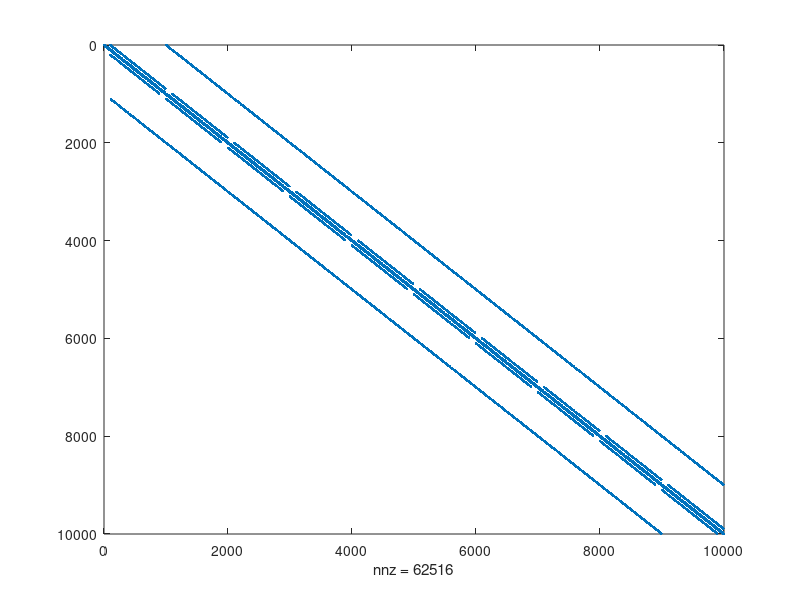

This chart was generated by the following MATLAB code: (Note: this script raises an error after producing the figure.)
function hitchhiking()

    WA = 1.1;
    Wa = 0.9;
    r = 0.2;
    size=10;
    
    %(1)AB, (2)Ab, (3)aB, (4)ab
    birthdeathmat = birthdeathv3(size,WA,Wa,r);
    spy(birthdeathmat)
    %get probability of absorbption
    [V,D,W] = eig(full(birthdeathmat));
    absorbmatrix = sparse(size^4,size^4);
    for i = 1:size^4
        if(D(i,i)==1)
            elem = find(V(:,i) == 1);
            absorbmatrix(elem,:) = W(:,i)*(1/W(elem,i));
        end
    end
    
    save('absorbmat.mat', 'absorbmatrix');
end

function absorbtionmatrix()
    for n = 2:size
        %get rescue / hitchhiking but conditioned on fixation.
        vec = absorbmatrix(:,mat2elem(1,n,size,1,size));
        FA = 0;
        for i = 2:size^4 % skip the first state (0,0,0,0)
            if(vec(i) ~= 0)
                [AB,Ab,aB,ab] = elem2mat(i,size);
                [FAtemp] = projectF(AB-1,Ab-1,aB-1,ab-1,s,r,10);
                FA = FA+vec(i)*FAtemp/(1-vec(1)); %FAB/(FAB+FAb)
                %Fa = Fa+vec(i)*Fatemp/(1-vec(1));
            end
        end

        %FA
    end
end

function realizations(birthdeathmat)
        
    %realization
    mc = dtmc(transpose(birthdeathmat));
    t=100;
    out=simulate(mc,t,'X0',initialvec(1,3,size,1,size));
    matout = zeros(t,4);
    for i = 1:t
        [AB,Ab,aB,ab]=elem2mat(out(i),size);
        matout(i,:) = [AB,Ab,aB,ab];
    end
    
    plot(matout)
    dlmwrite("data/test.csv",matout)   
end

function FA = projectFAfromMatrix(size,mat)
    %get probability of absorbption
    [V,D,W] = eig(full(mat));
    absorbmatrix = sparse(size^4,size^4);
    for i = 1:size^4
        if(D(i,i)==1)
            elem = find(V(:,i) == 1);
            absorbmatrix(elem,:) = W(:,i)*(1/W(elem,i));
        end
    end
    
    %get rescue / hitchhiking but conditioned on fixation.
    vec = absorbmatrix(:,mat2elem(1,2,size,1,size));
    FA = 0;
    for i = 2:size^4 % skip the first state (0,0,0,0)
        if(vec(i) ~= 0)
            [AB,Ab,aB,ab] = elem2mat(i,size);
            [FAtemp] = projectF(AB-1,Ab-1,aB-1,ab-1,s,r,10);
            FA = FA+vec(i)*FAtemp/(1-vec(1)); %FAB/(FAB+FAb)
            %Fa = Fa+vec(i)*Fatemp/(1-vec(1));
        end
    end
    
    FA

end

function [E, V, MA, Ma] = data(t,initvec,powermat,size)
    resol = 100;
    
    temppower = eye(size^4);
    E = zeros(t,4);
    V = zeros(t,4);
    MA = zeros(t,resol);
    Ma = zeros(t,resol);
    
    for tt = 1:t
        vec = temppower*initvec;
        for i = 1: size^4
            [k,l,m,n] = elem2mat(i,size);
            E(tt,1) = E(tt,1) + (k-1)*vec(i);
            E(tt,2) = E(tt,2) + (l-1)*vec(i);
            E(tt,3) = E(tt,3) + (m-1)*vec(i);
            E(tt,4) = E(tt,4) + (n-1)*vec(i);
            V(tt,1) = V(tt,1) + (k-1)*(k-1)*vec(i);
            V(tt,2) = V(tt,2) + (l-1)*(l-1)*vec(i);
            V(tt,3) = V(tt,3) + (m-1)*(m-1)*vec(i);
            V(tt,4) = V(tt,4) + (n-1)*(n-1)*vec(i);
            
            %full prob dist for F
            if((k-1)+(l-1) ~= 0)
                %fixation of A occurred
                if(k-1 == 0)
                    MA(tt,1) = MA(tt,1) + vec(i);
                else
                    MA(tt,ceil(((k-1)/((k-1)+(l-1)))*resol)) =  MA(tt,ceil(((k-1)/((k-1)+(l-1)))*resol)) + vec(i);
                end
            else
                %no fixation of A occurred
                MA(tt,1) = MA(tt,1) + vec(i);
            end

            if((m-1)+(n-1) ~= 0)
                %fixation of A occurred
                if(m-1 == 0)
                    Ma(tt,1) = Ma(tt,1) + vec(i);
                else
                    Ma(tt,ceil(((m-1)/((m-1)+(n-1)))*resol)) =  Ma(tt,ceil(((m-1)/((m-1)+(n-1)))*resol)) + vec(i);
                end
            else
                %no fixation of A occurred
                Ma(tt,1) = Ma(tt,1) + vec(i);
            end
        end
        
        V(tt,1) = V(tt,1) - (E(tt,1)*E(tt,1));
        V(tt,2) = V(tt,2) - (E(tt,2)*E(tt,2));
        V(tt,3) = V(tt,3) - (E(tt,3)*E(tt,3));
        V(tt,4) = V(tt,4) - (E(tt,4)*E(tt,4));
                
        temppower = temppower*powermat;
    end
end

function vec = initialvec(AB,Ab,aB,ab,size)
vec = zeros(size^4,1);
vec(mat2elem(AB,Ab,aB,ab,size)) = 1;
end

function matrix = birthdeathv2(size, WA, Wa, r)
    matrix = sparse(size^4,size^4);
    for AB = 1:size
        for Ab = 1:size
            for aB = 1:size
                for ab = 1:size
                    if(AB~=size && Ab~= size) %process ends if AB || Ab == size
                        sum=AB+Ab+aB+ab-4;
                        temp = 0;
                        if(sum~=0)
                            fAB=(AB-1)/sum;
                            fAb=(Ab-1)/sum;
                            faB=(aB-1)/sum;
                            fab=(ab-1)/sum;
                            D=(fAB*fab-fAb*faB);
                            dAB=fAB-r*D;
                            dAb=fAb+r*D;
                            daB=faB+r*D;
                            dab=fab-r*D;
                            %Calculate temp
                            if(AB ~= 1)
                            temp = temp + (AB-1)*WA*0.1;
                            end
                            if(Ab ~= 1)
                            temp = temp + (Ab-1)*WA*0.1;
                            end
                            if(aB ~= 1)
                            temp = temp + (aB-1)*Wa*0.1;
                            end
                            if(ab ~= 1)
                            temp = temp + (ab-1)*Wa*0.1;
                            end
                            if(AB ~= size)
                            temp = temp + (fAB-r*(fAB*fab-fAb*faB));
                            end
                            if(Ab ~= size)
                            temp = temp + (fAb+r*(fAB*fab-fAb*faB));
                            end
                            if(aB ~= size)
                            temp = temp + (faB+r*(fAB*fab-fAb*faB));
                            end
                            if(ab ~= size)
                            temp = temp + (fab-r*(fAB*fab-fAb*faB));
                            end

                            %actual probabilities conditioned on either birth
                            %or death happening.
                            if(temp ~= 0)                           
                                if(AB ~= 1)
                                matrix(mat2elem(AB-1,Ab,aB,ab,size),mat2elem(AB,Ab,aB,ab,size)) = fAB ; 
                                end
                                if(Ab ~= 1)
                                matrix(mat2elem(AB,Ab-1,aB,ab,size),mat2elem(AB,Ab,aB,ab,size)) = (Ab-1)*WA*0.1/temp; 
                                end
                                if(aB ~= 1)
                                matrix(mat2elem(AB,Ab,aB-1,ab,size),mat2elem(AB,Ab,aB,ab,size)) = (aB-1)*Wa*0.1/temp; 
                                end
                                if(ab ~= 1)
                                matrix(mat2elem(AB,Ab,aB,ab-1,size),mat2elem(AB,Ab,aB,ab,size)) = (ab-1)*Wa*0.1/temp;
                                end

                                if(AB ~= size)
                                matrix(mat2elem(AB+1,Ab,aB,ab,size),mat2elem(AB,Ab,aB,ab,size)) = ((fAB-r*(fAB*fab-fAb*faB))/temp); 
                                end
                                if(Ab ~= size)
                                matrix(mat2elem(AB,Ab+1,aB,ab,size),mat2elem(AB,Ab,aB,ab,size)) = ((fAb+r*(fAB*fab-fAb*faB))/temp); 
                                end
                                if(aB ~= size)
                                matrix(mat2elem(AB,Ab,aB+1,ab,size),mat2elem(AB,Ab,aB,ab,size)) = ((faB+r*(fAB*fab-fAb*faB))/temp); 
                                end
                                if(ab ~= size)
                                matrix(mat2elem(AB,Ab,aB,ab+1,size),mat2elem(AB,Ab,aB,ab,size)) = ((fab-r*(fAB*fab-fAb*faB))/temp); 
                                end
                            else
                                matrix(mat2elem(AB,Ab,aB,ab,size),mat2elem(AB,Ab,aB,ab,size)) = 1;
                            end
                        end
                    else
                    %if AB == size || Ab == size
                    matrix(mat2elem(AB,Ab,aB,ab,size),mat2elem(AB,Ab,aB,ab,size)) = 1;
                    end                    
                end
            end
        end
    end
    
    matrix(1,1) = 1;
    
end

function matrix = birthdeathv3(size, WA, Wa, r)
    matrix = sparse(size^4,size^4);
    for AB = 1:size
        for Ab = 1:size
            for aB = 1:size
                for ab = 1:size
                    if(AB~=size && Ab~= size) %process ends if AB || Ab == size
                        sum=AB+Ab+aB+ab-4;
                        if(sum~=0)
                            fAB=(AB-1)/sum;
                            fAb=(Ab-1)/sum;
                            faB=(aB-1)/sum;
                            fab=(ab-1)/sum;
                            D=(fAB*fab-fAb*faB);
                            dAB=fAB-r*D;
                            dAb=fAb+r*D;
                            daB=faB+r*D;
                            dab=fab-r*D;
                            deathAB=2-WA;
                            deathAb=2-WA;
                            deathaB=2-Wa;
                            deathab=2-Wa;
                            weightedsumdeath = (fAB*deathAB+fAb*deathAb+faB*deathaB+fab*deathab);
                            Pbirth=1/(1+weightedsumdeath);
                            Pdeath=1-Pbirth;
                            if(AB ~= 1)
                            matrix(mat2elem(AB-1,Ab,aB,ab,size),mat2elem(AB,Ab,aB,ab,size)) = Pdeath*(fAB*deathAB)/(weightedsumdeath);
                            end
                            if(Ab ~= 1)
                            matrix(mat2elem(AB,Ab-1,aB,ab,size),mat2elem(AB,Ab,aB,ab,size)) = Pdeath*(fAb*deathAb)/(weightedsumdeath); 
                            end
                            if(aB ~= 1)
                            matrix(mat2elem(AB,Ab,aB-1,ab,size),mat2elem(AB,Ab,aB,ab,size)) = Pdeath*(faB*deathaB)/(weightedsumdeath);
                            end
                            if(ab ~= 1)
                            matrix(mat2elem(AB,Ab,aB,ab-1,size),mat2elem(AB,Ab,aB,ab,size)) = Pdeath*(fab*deathab)/(weightedsumdeath);
                            end

                            matrix(mat2elem(AB+1,Ab,aB,ab,size),mat2elem(AB,Ab,aB,ab,size)) = Pbirth*dAB; 
                            matrix(mat2elem(AB,Ab+1,aB,ab,size),mat2elem(AB,Ab,aB,ab,size)) = Pbirth*dAb;                                 
                            if(aB ~= size)
                                matrix(mat2elem(AB,Ab,aB+1,ab,size),mat2elem(AB,Ab,aB,ab,size)) = Pbirth*daB; 
                            else
                                matrix(mat2elem(AB,Ab,aB,ab,size),mat2elem(AB,Ab,aB,ab,size)) = Pbirth*daB;                                 
                            end
                            if(ab ~= size)
                                matrix(mat2elem(AB,Ab,aB,ab+1,size),mat2elem(AB,Ab,aB,ab,size)) = Pbirth*dab; 
                            else
                                matrix(mat2elem(AB,Ab,aB,ab,size),mat2elem(AB,Ab,aB,ab,size)) = matrix(mat2elem(AB,Ab,aB,ab,size),mat2elem(AB,Ab,aB,ab,size)) + Pbirth*dab;                                 
                            end
                        else
                            matrix(mat2elem(AB,Ab,aB,ab,size),mat2elem(AB,Ab,aB,ab,size)) = 1;
                        end
                    else
                    %if AB == size || Ab == size
                    matrix(mat2elem(AB,Ab,aB,ab,size),mat2elem(AB,Ab,aB,ab,size)) = 1;
                    end                    
                end
            end
        end
    end
    matrix(1,1) = 1;
    
end

function index = mat2elem(i,j,k,l,N)
index = (l-1)*N*N*N+(k-1)*N*N+(j-1)*N+i;
end

function [i,j,k,l] = elem2mat(index, N)
    i = mod(index-1,N)+1;
    j = mod(floor((index-1)/(N)),N)+1;
    k = mod(floor((index-1)/(N*N)),N)+1;
    l = mod(floor((index-1)/(N*N*N)),N)+1;
end

function [FA] = projectF(AB,Ab,aB,ab,s,r,t)
    sum = AB+Ab+aB+ab;
    fAB = AB/sum;
    fAb = Ab/sum;
    faB = aB/sum;
    fab = ab/sum;
    for i = 1:t
        Wbar = fAB*(1+s)+fAb*(1+s)+faB+fab;
        fABn=(fAB*fAB*(1+s)^2+fAB*faB*(1+s)+fAB*fAb*(1+s)^2+fAB*fab*(1+s)*(1-r)+faB*fAb*(1+s)*r)/(Wbar^2);
        fAbn=(fAb*fAb*(1+s)^2+fAb*fab*(1+s)+fAb*fAB*(1+s)^2+fAB*fab*(1+s)*r+faB*fAb*(1+s)*(1-r))/(Wbar^2);
        faBn=(faB*faB+faB*fab+faB*fAB*(1+s)+fAB*fab*(1+s)*r+faB*fAb*(1+s)*(1-r))/(Wbar^2);
        fabn=(fab*fab+fab*faB+fab*fAb*(1+s)+fAB*fab*(1+s)*(1-r)+faB*fAb*(1+s)*r)/(Wbar^2);
        fAB = fABn;
        fAb = fAbn;
        faB = faBn;
        fab = fabn;
    end
    FA = fAB/(fAB+fAb);
    %Fa = faB/(faB+fab);
end

% CODE GRAVEYARD

function [i,j,k,l] = multinomial(AB,Ab,aB,ab,ABn,Abn,aBn,abn,wA,wa,r)
    sum = AB+Ab+aB+ab;
    if(sum ~= 0)
        %initialize
        fAB=AB/sum;
        fAb=Ab/sum;
        faB=aB/sum;
        fab=ab/sum;
        Wbar=(fAB+fAb)*wA+(faB+fab)*wa;

        %selection
        fABs = fAB*wA/Wbar;
        fAbs = fAb*wA/Wbar;
        faBs = faB*wa/Wbar;
        fabs = fab*wa/Wbar;

        %recombination
        D = fABs*fabs-fAbs*faBs;
        fABr = fABs - r*D;
        fAbr = fAbs + r*D;
        faBr = faBs + r*D;
        fabr = fabs - r*D;

        %multinomial
        fABr^ABn*fAbr^Abn*faB^aBn*faBr^aBn*fabr^abn*nchoosek(n,k);

        
    end
    
end

function matrix = recombinationMatrix(size, rec,dt)
    matrix = sparse(size^4,size^4);
    for AB = 1:size
        for Ab = 1:size
            for aB = 1:size
                for ab = 1:size
                    sum=AB+Ab+aB+ab-4;
                    temp =0;
                    if(AB ~= size && Ab ~= 1 && aB ~= 1 && ab ~= size)
                    matrix(mat2elem(AB+1,Ab-1,aB-1,ab+1,size), mat2elem(AB,Ab,aB,ab,size)) = (Ab-1)*(aB-1)*dt*rec; temp = temp + (Ab-1)*(aB-1)*dt*rec;
                    end
                    if(AB ~= 1 && Ab ~= size && aB ~= size && ab ~= 1)
                    matrix(mat2elem(AB-1,Ab+1,aB+1,ab-1,size), mat2elem(AB,Ab,aB,ab,size)) = (AB-1)*(ab-1)*dt*rec; temp = temp + (AB-1)*(ab-1)*dt*rec;                 
                    end
                    
                    if(sum ~= 0)
                    matrix(mat2elem(AB,Ab,aB,ab,size), mat2elem(AB,Ab,aB,ab,size)) = 1-temp;
                    end
                end
            end
        end
    end
    
    matrix(1,1) = 1;
    
end

function matrix = selectionMatrix(size, bA, dA, ba, da, dt)
    matrix = sparse(size^4,size^4);
    for AB = 1:size
        for Ab = 1:size
            for aB = 1:size
                for ab = 1:size
                    sum=AB+Ab+aB+ab-4;
                    temp = 0;
                    if(AB ~= 1)
                    matrix(mat2elem(AB-1,Ab,aB,ab,size),mat2elem(AB,Ab,aB,ab,size)) = (AB-1)*dt*dA; temp=temp+(AB-1)*dt*dA;
                    end
                    if(Ab ~= 1)
                    matrix(mat2elem(AB,Ab-1,aB,ab,size),mat2elem(AB,Ab,aB,ab,size)) = (Ab-1)*dt*dA; temp=temp+(Ab-1)*dt*dA;
                    end
                    if(aB ~= 1)
                    matrix(mat2elem(AB,Ab,aB-1,ab,size),mat2elem(AB,Ab,aB,ab,size)) = (aB-1)*dt*da; temp=temp+(aB-1)*dt*da;
                    end
                    if(ab ~= 1)
                    matrix(mat2elem(AB,Ab,aB,ab-1,size),mat2elem(AB,Ab,aB,ab,size)) = (ab-1)*dt*da; temp=temp+(ab-1)*dt*da;
                    end
                    
                    if(AB ~= 1 && AB ~= size)
                    matrix(mat2elem(AB+1,Ab,aB,ab,size),mat2elem(AB,Ab,aB,ab,size)) = (AB-1)*dt*bA; temp=temp+(AB-1)*dt*bA;
                    end
                    if(Ab ~= 1 && Ab ~= size)
                    matrix(mat2elem(AB,Ab+1,aB,ab,size),mat2elem(AB,Ab,aB,ab,size)) = (Ab-1)*dt*bA; temp=temp+(Ab-1)*dt*bA;
                    end
                    if(aB ~= 1 && aB ~= size)
                    matrix(mat2elem(AB,Ab,aB+1,ab,size),mat2elem(AB,Ab,aB,ab,size)) = (aB-1)*dt*ba; temp=temp+(aB-1)*dt*ba;
                    end
                    if(ab ~= 1 && ab ~= size)
                    matrix(mat2elem(AB,Ab,aB,ab+1,size),mat2elem(AB,Ab,aB,ab,size)) = (ab-1)*dt*ba; temp=temp+(ab-1)*dt*ba;
                    end
                    
                    
                    if(sum ~= 0)
                    matrix(mat2elem(AB,Ab,aB,ab,size),mat2elem(AB,Ab,aB,ab,size)) = 1-temp;
                    end
                end
            end
        end
    end
    
    matrix(1,1) = 1;
    
end

function matrix = birthdeathv1(size, sA, r)
    matrix = sparse(size^4,size^4);
    for AB = 1:size
        for Ab = 1:size
            for aB = 1:size
                for ab = 1:size
                    sum=AB+Ab+aB+ab-4;
                    temp = 0;
                    if(sum~=0)
                        fAB=(AB-1)/sum;
                        fAb=(Ab-1)/sum;
                        faB=(aB-1)/sum;
                        fab=(ab-1)/sum;
                        %Calculate temp
                        if(AB ~= 1 && AB ~= size)
                        temp = temp + (AB-1)*(1-sA)*0.1;
                        end
                        if(Ab ~= 1 && Ab ~= size)
                        temp = temp + (Ab-1)*(1-sA)*0.1;
                        end
                        if(aB ~= 1)
                        temp = temp + (aB-1)*0.1;
                        end
                        if(ab ~= 1)
                        temp = temp + (ab-1)*0.1;
                        end
                        if(AB ~= size)
                        temp = temp + (fAB-r*(fAB*fab-fAb*faB));
                        end
                        if(Ab ~= size)
                        temp = temp + (fAb+r*(fAB*fab-fAb*faB));
                        end
                        if(aB ~= size)
                        temp = temp + (faB+r*(fAB*fab-fAb*faB));
                        end
                        if(ab ~= size)
                        temp = temp + (fab-r*(fAB*fab-fAb*faB));
                        end
                        
                        %actual probabilities conditioned on either birth
                        %or death happening.
                        if(temp ~= 0)
                            if(AB ~= 1 && AB ~= size)
                            matrix(mat2elem(AB-1,Ab,aB,ab,size),mat2elem(AB,Ab,aB,ab,size)) = (AB-1)*(1-sA)*0.1/temp; 
                            end
                            if(Ab ~= 1 && Ab ~= size)
                            matrix(mat2elem(AB,Ab-1,aB,ab,size),mat2elem(AB,Ab,aB,ab,size)) = (Ab-1)*(1-sA)*0.1/temp; 
                            end
                            if(aB ~= 1)
                            matrix(mat2elem(AB,Ab,aB-1,ab,size),mat2elem(AB,Ab,aB,ab,size)) = (aB-1)*0.1/temp; 
                            end
                            if(ab ~= 1)
                            matrix(mat2elem(AB,Ab,aB,ab-1,size),mat2elem(AB,Ab,aB,ab,size)) = (ab-1)*0.1/temp;
                            end

                            if(AB ~= size)
                            matrix(mat2elem(AB+1,Ab,aB,ab,size),mat2elem(AB,Ab,aB,ab,size)) = ((fAB-r*(fAB*fab-fAb*faB))/temp); 
                            end
                            if(Ab ~= size)
                            matrix(mat2elem(AB,Ab+1,aB,ab,size),mat2elem(AB,Ab,aB,ab,size)) = ((fAb+r*(fAB*fab-fAb*faB))/temp); 
                            end
                            if(aB ~= size)
                            matrix(mat2elem(AB,Ab,aB+1,ab,size),mat2elem(AB,Ab,aB,ab,size)) = ((faB+r*(fAB*fab-fAb*faB))/temp); 
                            end
                            if(ab ~= size)
                            matrix(mat2elem(AB,Ab,aB,ab+1,size),mat2elem(AB,Ab,aB,ab,size)) = ((fab-r*(fAB*fab-fAb*faB))/temp); 
                            end
                        else
                            matrix(mat2elem(AB,Ab,aB,ab,size),mat2elem(AB,Ab,aB,ab,size)) = 1;
                        end
                    end
                end
            end
        end
    end
    
    matrix(1,1) = 1;
    
end


